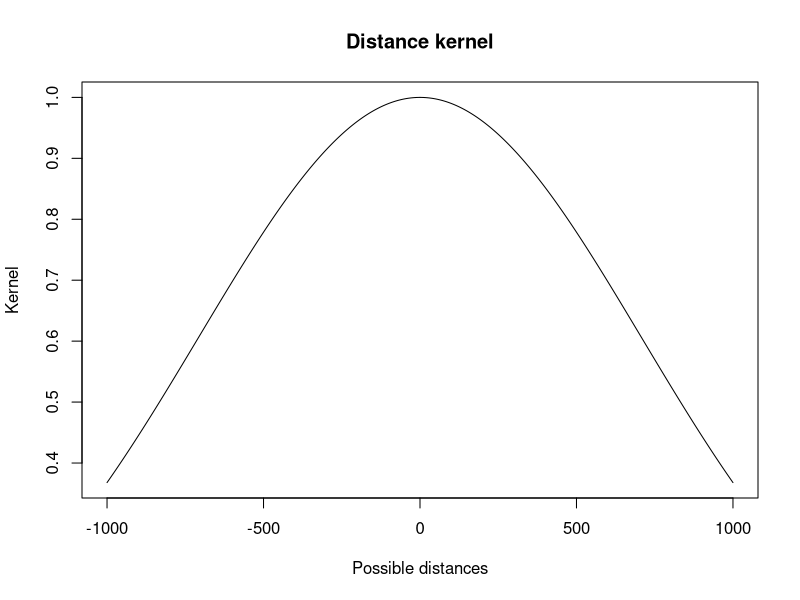
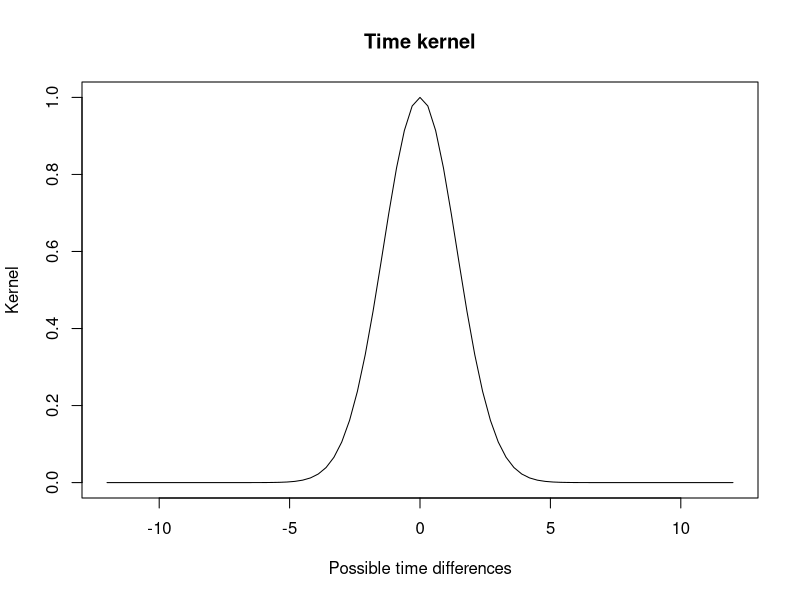
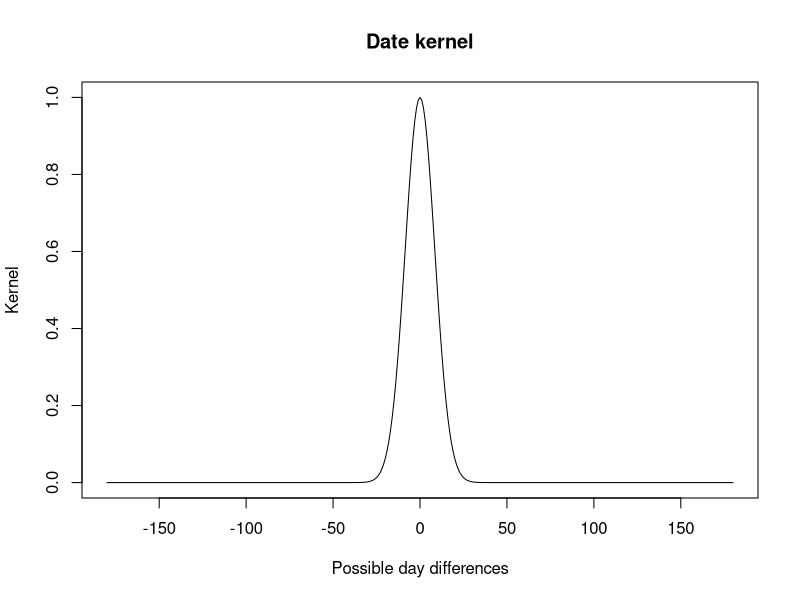

R code for these plots, in order:

h = 1000
x = seq(-1000, 1000, 1)
y = exp(-(x/h)^2)
plot(x, y, type='l', xlab='Possible distances', ylab='Kernel', main='Distance kernel')

h = 2
x = seq(-12, 12, 0.3)
y = exp(-(x/h)^2)
plot(x, y, type='l', xlab='Possible time differences', ylab='Kernel', main='Time kernel')

h = 12
x = seq(-180, 180, 1)
y = exp(-(x/h)^2)
plot(x, y, type='l', xlab='Possible day differences', ylab='Kernel', main='Date kernel')
